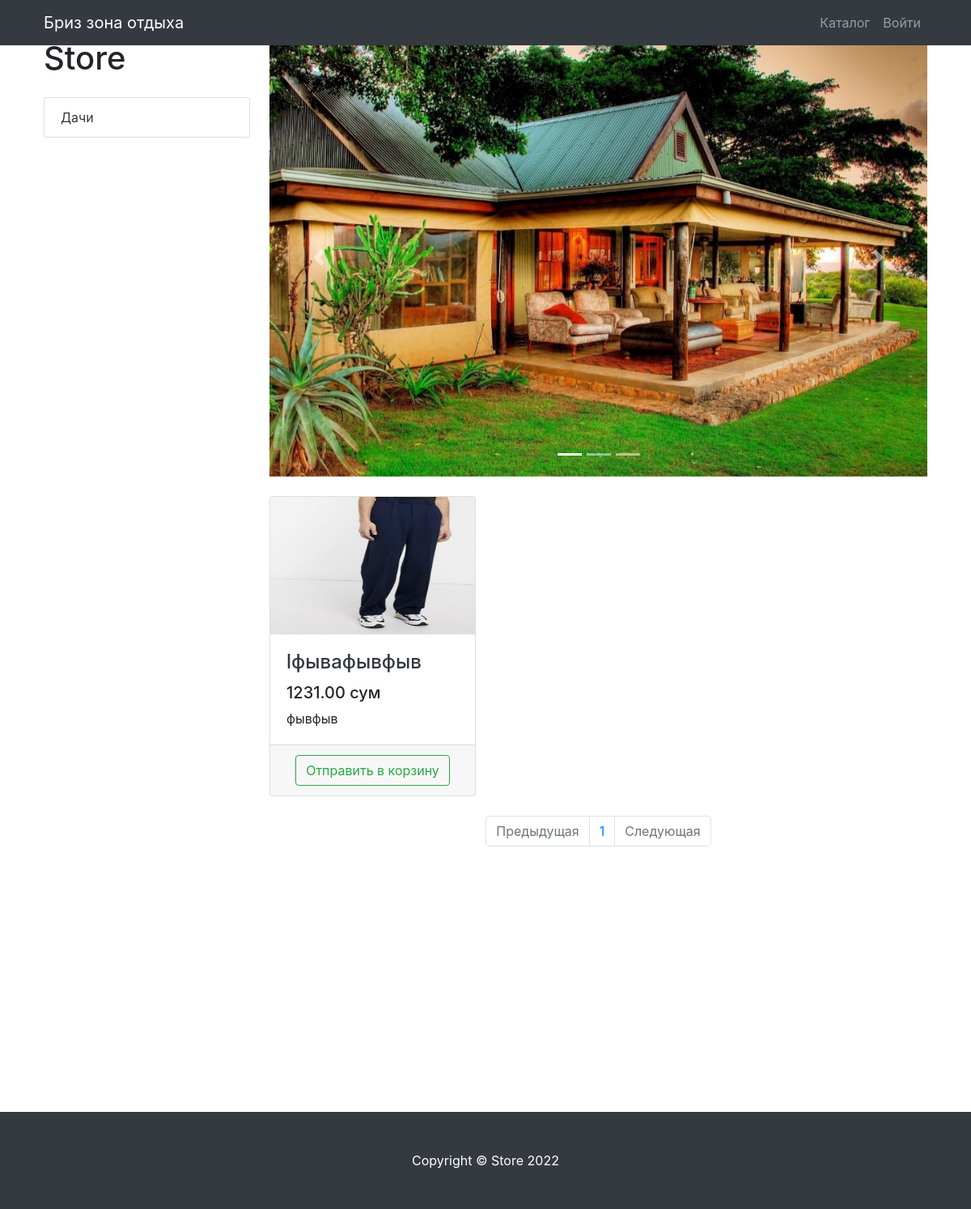
Screenshot of /products/ with the database file from the repository.
### products/models.py (models this page shows, shortened)
class ProductCategory(models.Model):
    name = models.CharField(max_length=128, unique=True)
    class Meta:
        verbose_name = 'Категория'
        verbose_name_plural = 'Категории'

class Product(models.Model):
    name = models.CharField(max_length=256)
    description = models.TextField()
    is_active = models.BooleanField(default=True)
    price = models.DecimalField(max_digits=6, decimal_places=2)
    image = models.ImageField(upload_to='products_images')
    category = models.ForeignKey(to=ProductCategory, on_delete=models.CASCADE)
    class Meta:
        verbose_name = 'Продукт'
        verbose_name_plural = 'Продукты'

### products/views.py (the view)
# urls.py: path('', products, name='index'),
def products(request, category_id=None, page_number=1):
    products = Product.objects.filter(category_id=category_id) if category_id else Product.objects.all()
    per_page = 3
    paginator = Paginator(products, per_page)
    products_paginator = paginator.page(page_number)
    context = {
        'title': 'Store - Католог',
        'categories': ProductCategory.objects.all(),
        'products': products_paginator,
    }
    return render(request, 'products/products.html', context)

### products/templates/products/products.html (shortened to what this page needs)
{% extends 'products/base.html' %}
{% load static %}
{% block css %}
    <link href="{% static 'vendor/css/auth2.css' %}" rel="stylesheet">
{% endblock %}
{% block content %}
    <div class="container mt-4" style="min-height: 1350px">
        <div class="row">
            <div class="col-lg-3">
                <h1 class="my-4">Store</h1>
                <div class="list-group">
                    {% for category in categories %}
                        <a href="{% url 'products:category' category.id %}"
                           class="list-group-item">{{ category.name }}</a>
                    {% endfor %}
                </div>
            </div>
            <div class="col-lg-9">
                <div id="carouselExampleIndicators" class="carousel slide my-4" data-ride="carousel">
                    <ol class="carousel-indicators">
                        <li data-target="#carouselExampleIndicators" data-slide-to="0" class="active"></li>
                        <li data-target="#carouselExampleIndicators" data-slide-to="1"></li>
                        <li data-target="#carouselExampleIndicators" data-slide-to="2"></li>
                    </ol>
                    <div class="carousel-inner" role="listbox">
                        <div class="carousel-item active">
                            <img class="d-block img-fluid" src="{% static 'vendor/img/slides/slid-1.jpg' %}"
                                 alt="First slide">
                        </div>
                    </div>
                    <a class="carousel-control-prev" href="#carouselExampleIndicators" role="button" data-slide="prev">
                        <span class="carousel-control-prev-icon" aria-hidden="true"></span>
                    </a>
                    <a class="carousel-control-next" href="#carouselExampleIndicators" role="button" data-slide="next">
                        <span class="carousel-control-next-icon" aria-hidden="true"></span>
                    </a>
                </div>
                <div class="row">
                        {% for product in products %}
                            {% if product.is_active == True %}
                            <div class="col-lg-4 col-md-6 mb-4">
                                <div class="card h-100">
                                    <a href="{% url 'products:product_detail' product.pk %}">
                                        <img class="card-img-top"
                                             src="{{ product.image.url }}"
                                             alt="">
                                    </a>
                                    <div class="card-body">
                                        <h4 class="card-title">
                                            <a href="{% url 'products:product_detail' product.pk %}">{{ product.name }}</a>
                                        </h4>
                                        <h5>{{ product.price }} сум</h5>
                                        <p class="card-text">{{ product.description }}</p>
                                    </div>
                                    <div class="card-footer text-center">
                                        <a class="btn btn-outline-success"
                                           href="{% url 'products:basket_add' product.id %}">Отправить в корзину</a>
                                    </div>
                                </div>
                            </div>
                            {% endif %}
                        {% endfor %}
                </div>
                <nav aria-label="Page navigation example">
                    <ul class="pagination justify-content-center">
                        <li class="page-item {% if not products.has_previous %} disabled {% endif %}">
                            <a class="page-link"
                               href="{% if products.has_previous %} {% url 'products:paginator' products.previous_page_number %} {% else %} # {% endif %}"
                               tabindex="-1"
                               aria-disabled="true">Предыдущая</a>
                        </li>
                        {% for page in products.paginator.page_range %}
                            <li class="page-item"><a class="page-link" href="{% url 'products:paginator' page %}">
                                {{ page }}
                            </a>
                            </li>
                        {% endfor %}
                        <li class="page-item {% if not products.has_next %} disabled {% endif %}">
                            <a class="page-link"
                               href="{% if products.has_next %} {% url 'products:paginator' products.next_page_number %} {% else %} # {% endif %}">Следующая</a>
                        </li>
                    </ul>
                </nav>
            </div>
        </div>
    </div>
{% endblock %}
{% block footer %}
    <footer class="py-5 bg-dark">
        <div class="container">
            <p class="m-0 text-center text-white">Copyright &copy; Store 2022</p>
        </div>
    </footer>
{% endblock %}

### rows the page displays
ProductCategory: name "Дачи"
Product: image (picture), name "lфывафывфыв", price "1231.00", description "фывфыв"

### other values shown
{{ page }} "1"
